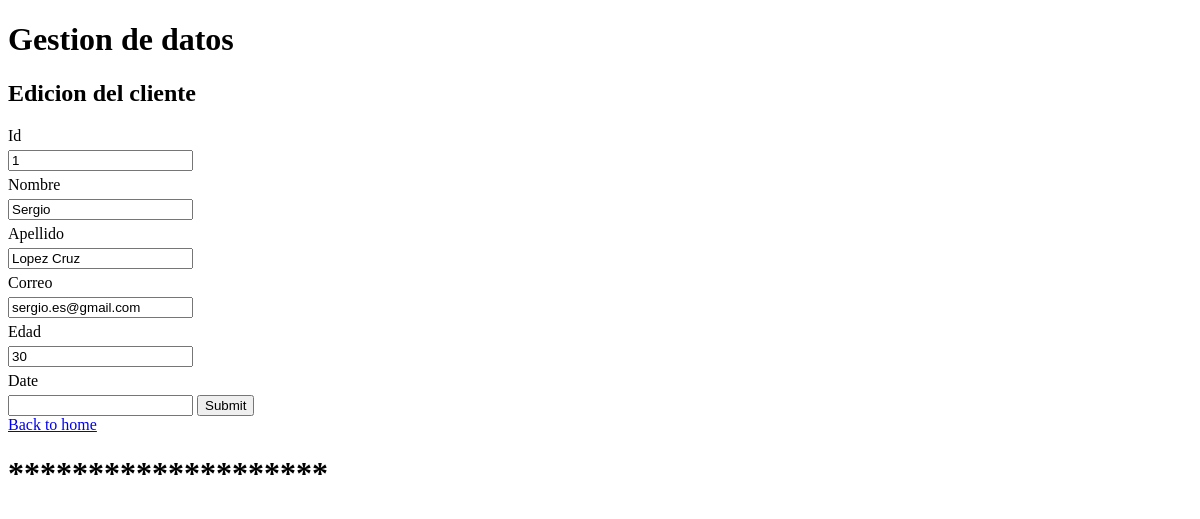
/update-single.php?id=1, run on the app's committed database.
### tables this page shows
CREATE TABLE if not exists clientes (
	id INT(11) UNSIGNED AUTO_INCREMENT PRIMARY KEY, 
	nombre VARCHAR(50) NOT NULL,
	apellido VARCHAR(100) NOT NULL,
	correo VARCHAR(30) NOT NULL,
	edad VARCHAR(50) NOT NULL,
	date TIMESTAMP
);

### common.php (called while the page is built, shortened)
<?php
function escape($html) {
    return htmlspecialchars($html, ENT_QUOTES | ENT_SUBSTITUTE, "UTF-8");
}

### public/update-single.php (the view, shortened to what this page needs)
<?php
require "../config.php";
require "../common.php";
if (isset($_GET['id'])) {
  try {
    $connection = new PDO($dsn, $username, $password, $options);
    $id = $_GET['id'];
    $sql = "SELECT * FROM clientes WHERE id = :id";
    $statement = $connection->prepare($sql);
    $statement->bindValue(':id', $id);
    $statement->execute();
    $user = $statement->fetch(PDO::FETCH_ASSOC);
  } catch(PDOException $error) {
      echo $sql . "<br>" . $error->getMessage();
  }
} else {
    echo "Something went wrong!";
    exit;
}
?>
<?php require "templates/header.php"; ?>
<h2>Edicion del cliente</h2>
<form method="post">
    <?php foreach ($user as $key => $value) : ?>
      <label for="<?php echo $key; ?>"><?php echo ucfirst($key); ?></label>
	    <input type="text" name="<?php echo $key; ?>" id="<?php echo $key; ?>" value="<?php echo escape($value); ?>" <?php echo ($key === 'id' ? 'readonly' : null); ?>>
    <?php endforeach; ?>
    <input type="submit" name="submit" value="Submit">
</form>
<a href="index.php">Back to home</a>
<?php require "templates/footer.php"; ?>

### public/css/style.css (style rules this page uses)
label { display: block; margin: 5px 0; }

### data on the page
clientes: id "1", nombre "Sergio", apellido "Lopez Cruz", correo "sergio.es@gmail.com", edad "30"

### other printed values
$key "Id"
$key "Nombre"
$key "Apellido"
$key "Correo"
$key "Edad"
$key "Date"
